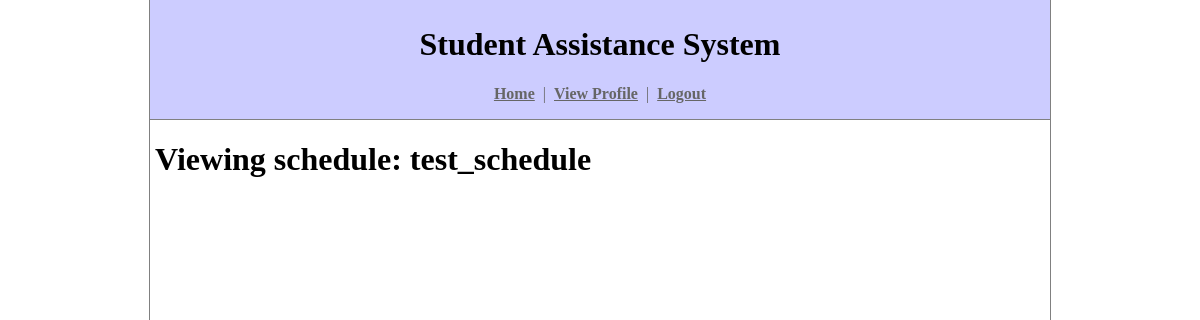
Before: /schedules/3/ (signed in) with the older database file.
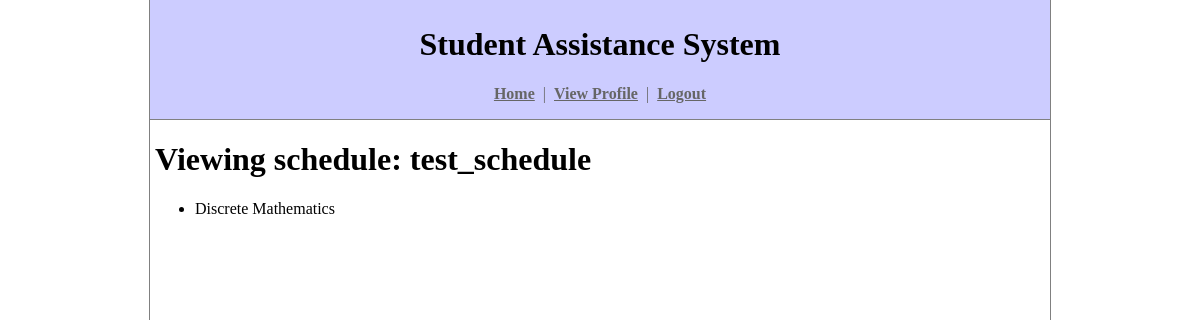
After: the same page with the newer database file.
### student_assistance_system/models.py (models this page shows, shortened)
class Section(models.Model):
    course = models.ForeignKey(Course)
    capacity = models.IntegerField()
    enrolled = models.IntegerField()
    professor = models.CharField(max_length=30)
    location = models.CharField(max_length=30)

class Course(models.Model):
    name = models.CharField(max_length=50)
    description = models.CharField(max_length=5000)
    course_number = models.CharField(max_length=3)
    department = models.ForeignKey(Department)
    credit_hours = models.IntegerField()
    prereqs = models.ManyToManyField('self', symmetrical=False)
    also_offered_as = models.ManyToManyField('self')

### student_assistance_system/views.py (the view)
# urls.py: url(r'^schedules/(?P<schedule_id>[0-9]+)/$', views.view_schedule, name='view_schedule'),
@login_required
def view_schedule(request, schedule_id):
    schedule = request.user.profile.schedule_set.filter(pk=schedule_id).first()
    return render(request, 'student_assistance_system/view_schedule.html', dict(schedule=schedule))

### student_assistance_system/templatetags/schedule_view.py (called while the page is built)
@register.inclusion_tag('student_assistance_system/fragments/schedule_view.html')
def schedule_view(schedule):
    return dict(schedule=schedule)

### student_assistance_system/templates/student_assistance_system/view_schedule.html (shortened to what this page needs)
{% extends "student_assistance_system/base_site.html" %}
{% load schedule_view %}
{% block content %}
{% if schedule %}
    {% schedule_view schedule %}
{% else %}
    <h1>This schedule does not exist.</h1>
{% endif %}
{% endblock %}

### student_assistance_system/templates/student_assistance_system/fragments/schedule_view.html
<h1>Viewing schedule: {{ schedule.name }}</h1>
<ul>
{% for section in schedule.sections.all %}
    <li>{{ section.course.name }}</li>
{% endfor %}
</ul>

Changed rows visible on the page:
added Section: course.name "Discrete Mathematics"
